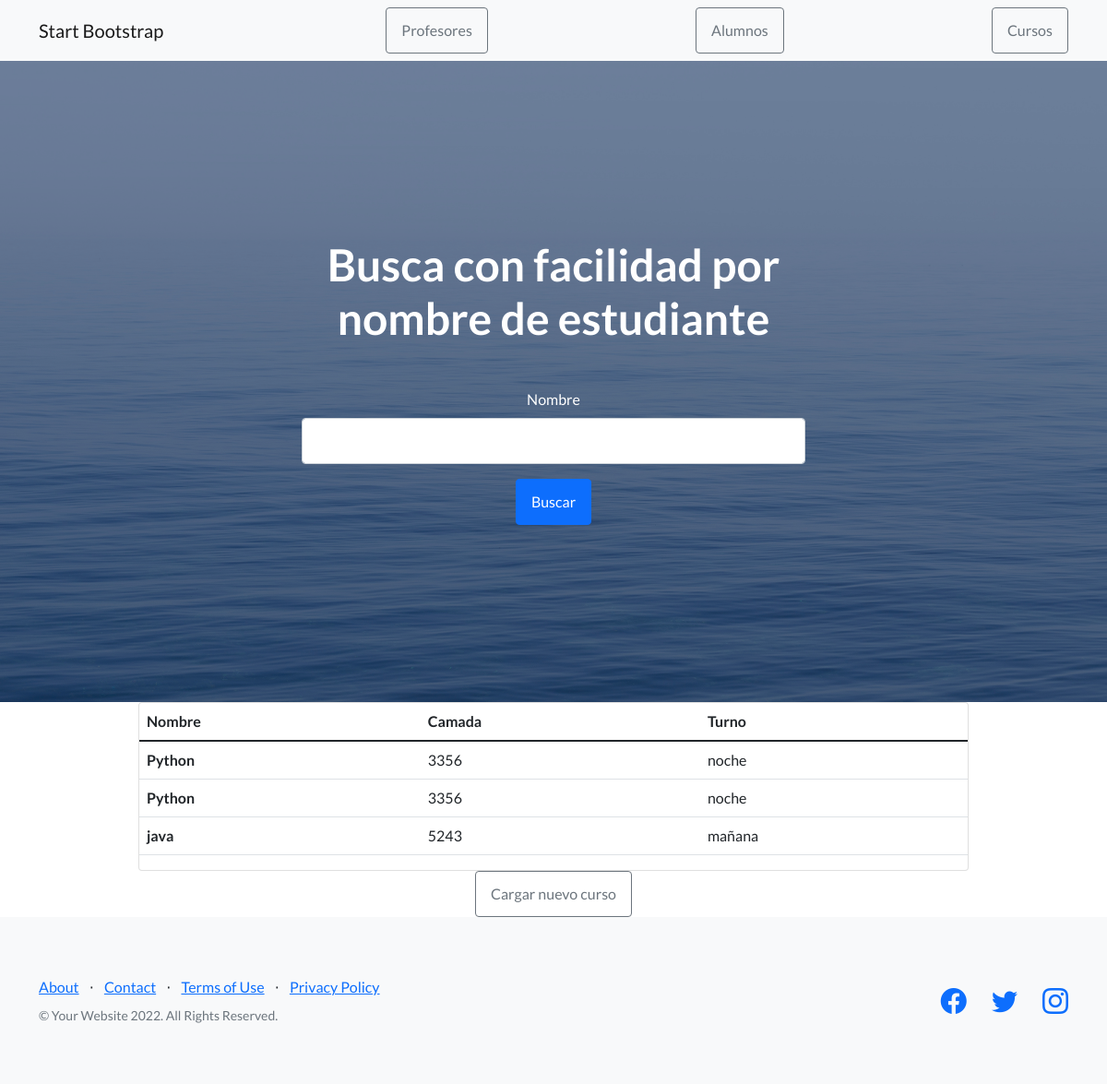
The page /app_coder/cursos on the database its author committed.
### app_coder/models.py (models this page shows)
class Curso(models.Model):
    nombre=models.CharField(max_length=40)
    camada=models.IntegerField()
    turno=models.CharField(max_length=15)

### app_coder/views.py (the view)
# urls.py: path("cursos",views.cursos, name="cursos"),
def cursos(request):
    los_cursos=Curso.objects.all()
    diccionario={"cursos": los_cursos}
    platilla=loader.get_template("cursos.html")
    documento=platilla.render(diccionario)
    return HttpResponse(documento)

### app_coder/template/cursos.html
{% extends "padre.html" %}
{% load static %}
{% block contenido %}
<center>
<div class="card w-75">
  <table class="table">
  <thead>
    <tr>
      <th scope="col">Nombre</th>
      <th scope="col">Camada</th>
      <th scope="col">Turno</th>
    </tr>
  </thead>
  <tbody>
  {%for x in cursos%}
    <tr>
      <th scope="row">{{x.nombre}}</th>
      <td>{{x.camada}}</td>
      <td>{{x.turno}}</td>
    </tr>
  {% endfor %}
  </tbody>
  </table>
</div><a class="btn btn-outline-secondary" href="{% url 'cargar_curso'%}">Cargar nuevo curso</a></center>
{% endblock %}

### rows shown on the page
Curso: nombre "Python", camada "3356", turno "noche"
Curso: nombre "Python", camada "3356", turno "noche"
Curso: nombre "java", camada "5243", turno "mañana"
